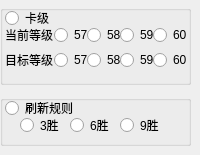
             <widget class="QWidget" name="_2_jiejietupo">
              <widget class="QGroupBox" name="groupBox_jiejietupo_switch_level">
               <property name="geometry">
                <rect>
                 <x>0</x>
                 <y>5</y>
                 <width>191</width>
                 <height>80</height>
                </rect>
               </property>
               <widget class="QRadioButton" name="button_jiejietupo_target_level_60">
                <property name="geometry">
                 <rect>
                  <x>153</x>
                  <y>45</y>
                  <width>35</width>
                  <height>20</height>
                 </rect>
                </property>
                <property name="text">
                 <string>60</string>
                </property>
                <attribute name="buttonGroup">
                 <string notr="true">buttonGroup_jiejietupo_target_level</string>
                </attribute>
               </widget>
               <widget class="QRadioButton" name="button_jiejietupo_target_level_59">
                <property name="geometry">
                 <rect>
                  <x>120</x>
                  <y>45</y>
                  <width>35</width>
                  <height>20</height>
                 </rect>
                </property>
                <property name="text">
                 <string>59</string>
                </property>
                <attribute name="buttonGroup">
                 <string notr="true">buttonGroup_jiejietupo_target_level</string>
                </attribute>
               </widget>
               <widget class="QRadioButton" name="button_jiejietupo_target_level_58">
                <property name="geometry">
                 <rect>
                  <x>87</x>
                  <y>45</y>
                  <width>35</width>
                  <height>20</height>
                 </rect>
                </property>
                <property name="text">
                 <string>58</string>
                </property>
                <attribute name="buttonGroup">
                 <string notr="true">buttonGroup_jiejietupo_target_level</string>
                </attribute>
               </widget>
               <widget class="QRadioButton" name="button_jiejietupo_target_level_57">
                <property name="geometry">
                 <rect>
                  <x>54</x>
                  <y>45</y>
                  <width>35</width>
                  <height>20</height>
                 </rect>
                </property>
                <property name="text">
                 <string>57</string>
                </property>
                <attribute name="buttonGroup">
                 <string notr="true">buttonGroup_jiejietupo_target_level</string>
                </attribute>
               </widget>
               <widget class="QLabel" name="label_jiejietupo_target_level">
                <property name="geometry">
                 <rect>
                  <x>5</x>
                  <y>45</y>
                  <width>48</width>
                  <height>20</height>
                 </rect>
                </property>
                <property name="text">
                 <string>目标等级</string>
                </property>
               </widget>
               <widget class="QRadioButton" name="button_jiejietupo_current_level_60">
                <property name="geometry">
                 <rect>
                  <x>153</x>
                  <y>20</y>
                  <width>35</width>
                  <height>20</height>
                 </rect>
                </property>
                <property name="text">
                 <string>60</string>
                </property>
                <attribute name="buttonGroup">
                 <string notr="true">buttonGroup_jiejietupo_current_level</string>
                </attribute>
               </widget>
               <widget class="QRadioButton" name="button_jiejietupo_current_level_59">
                <property name="geometry">
                 <rect>
                  <x>120</x>
                  <y>20</y>
                  <width>35</width>
                  <height>20</height>
                 </rect>
                </property>
                <property name="text">
                 <string>59</string>
                </property>
                <attribute name="buttonGroup">
                 <string notr="true">buttonGroup_jiejietupo_current_level</string>
                </attribute>
               </widget>
               <widget class="QRadioButton" name="button_jiejietupo_current_level_58">
                <property name="geometry">
                 <rect>
                  <x>87</x>
                  <y>20</y>
                  <width>35</width>
                  <height>20</height>
                 </rect>
                </property>
                <property name="text">
                 <string>58</string>
                </property>
                <attribute name="buttonGroup">
                 <string notr="true">buttonGroup_jiejietupo_current_level</string>
                </attribute>
               </widget>
               <widget class="QRadioButton" name="button_jiejietupo_current_level_57">
                <property name="geometry">
                 <rect>
                  <x>54</x>
                  <y>20</y>
                  <width>35</width>
                  <height>20</height>
                 </rect>
                </property>
                <property name="mouseTracking">
                 <bool>true</bool>
                </property>
                <property name="text">
                 <string>57</string>
                </property>
                <attribute name="buttonGroup">
                 <string notr="true">buttonGroup_jiejietupo_current_level</string>
                </attribute>
               </widget>
               <widget class="QLabel" name="label_jiejietupo_current_level">
                <property name="geometry">
                 <rect>
                  <x>5</x>
                  <y>20</y>
                  <width>48</width>
                  <height>20</height>
                 </rect>
                </property>
                <property name="text">
                 <string>当前等级</string>
                </property>
               </widget>
               <widget class="QRadioButton" name="button_jiejietupo_switch_level">
                <property name="geometry">
                 <rect>
                  <x>5</x>
                  <y>5</y>
                  <width>47</width>
                  <height>16</height>
                 </rect>
                </property>
                <property name="text">
                 <string>卡级</string>
                </property>
                <attribute name="buttonGroup">
                 <string notr="true">buttonGroup_jiejietupo_switch</string>
                </attribute>
               </widget>
              </widget>
              <widget class="QGroupBox" name="groupBox_jiejietupo_switch_rule">
               <property name="geometry">
                <rect>
                 <x>0</x>
                 <y>95</y>
                 <width>191</width>
                 <height>51</height>
                </rect>
               </property>
               <widget class="QRadioButton" name="button_jiejietupo_refresh_rule_3">
                <property name="geometry">
                 <rect>
                  <x>20</x>
                  <y>20</y>
                  <width>40</width>
                  <height>20</height>
                 </rect>
                </property>
                <property name="text">
                 <string>3胜</string>
                </property>
                <attribute name="buttonGroup">
                 <string notr="true">buttonGroup_jiejietupo_refresh_rule</string>
                </attribute>
               </widget>
               <widget class="QRadioButton" name="button_jiejietupo_refresh_rule_6">
                <property name="geometry">
                 <rect>
                  <x>70</x>
                  <y>20</y>
                  <width>40</width>
                  <height>20</height>
                 </rect>
                </property>
                <property name="text">
                 <string>6胜</string>
                </property>
                <attribute name="buttonGroup">
                 <string notr="true">buttonGroup_jiejietupo_refresh_rule</string>
                </attribute>
               </widget>
               <widget class="QRadioButton" name="button_jiejietupo_refresh_rule_9">
                <property name="geometry">
                 <rect>
                  <x>120</x>
                  <y>20</y>
                  <width>40</width>
                  <height>20</height>
                 </rect>
                </property>
                <property name="text">
                 <string>9胜</string>
                </property>
                <attribute name="buttonGroup">
                 <string notr="true">buttonGroup_jiejietupo_refresh_rule</string>
                </attribute>
               </widget>
               <widget class="QRadioButton" name="button_jiejietupo_switch_rule">
                <property name="geometry">
                 <rect>
                  <x>5</x>
                  <y>5</y>
                  <width>71</width>
                  <height>16</height>
                 </rect>
                </property>
                <property name="text">
                 <string>刷新规则</string>
                </property>
                <attribute name="buttonGroup">
                 <string notr="true">buttonGroup_jiejietupo_switch</string>
                </attribute>
               </widget>
              </widget>
             </widget>
